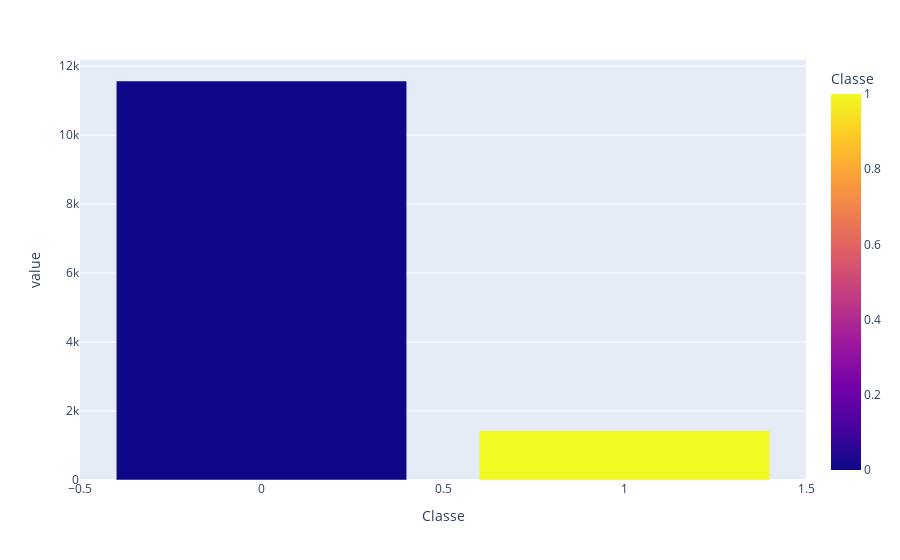

The code cell stored with this chart in its notebook:
### Code cell
px.bar(contagem_target, color=contagem_target.index)

### Figure 1 — Plotly figure (JSON) as saved in the notebook; plotly's stock layout.template omitted (floating-point values rounded to 4 significant figures)
{"data": [{"hovertemplate": "Classe=%{marker.color}<br>value=%{y}<extra></extra>", "legendgroup": "", "marker": {"color": [0, 1], "coloraxis": "coloraxis", "pattern": {"shape": ""}}, "name": "", "orientation": "v", "showlegend": false, "textposition": "auto", "type": "bar", "x": [0, 1], "xaxis": "x", "y": [11570, 1430], "yaxis": "y"}], "layout": {"barmode": "relative", "coloraxis": {"colorbar": {"title": {"text": "Classe"}}, "colorscale": [[0, "#0d0887"], [0.1111, "#46039f"], [0.2222, "#7201a8"], [0.3333, "#9c179e"], [0.4444, "#bd3786"], [0.5556, "#d8576b"], [0.6667, "#ed7953"], [0.7778, "#fb9f3a"], [0.8889, "#fdca26"], [1, "#f0f921"]]}, "legend": {"tracegroupgap": 0}, "margin": {"t": 60}, "xaxis": {"anchor": "y", "domain": [0, 1], "title": {"text": "Classe"}}, "yaxis": {"anchor": "x", "domain": [0, 1], "title": {"text": "value"}}}}
